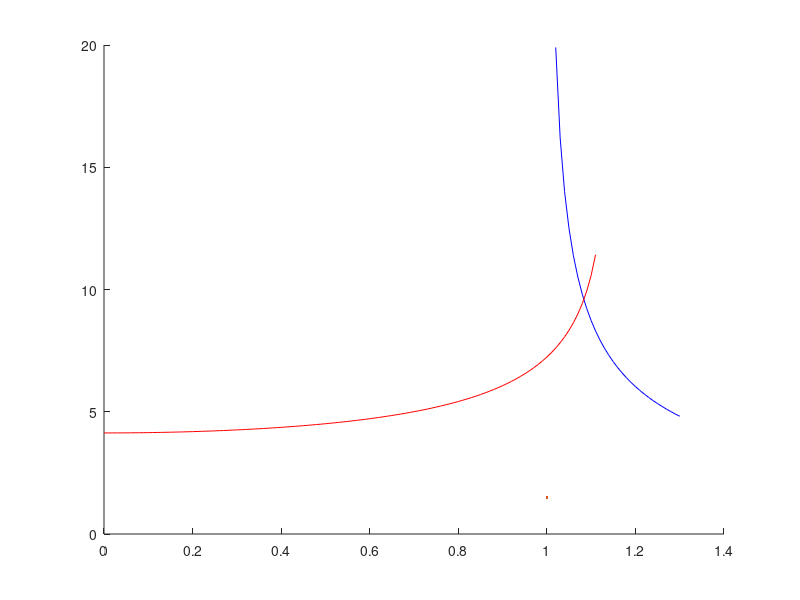

Reproduce this figure in MATLAB. (Note: this script raises an error after producing the figure.)
clear
clc


% wave drag
M_crit = 0.88;
LF_DD = 0.875;
CL_des = 0.54;

M_dd_0 = M_crit + 0.08;
M_dd = M_dd_0 * LF_DD - 0.05 * CL_des;


AR = 8.77;          %aspect ratio
Cla = 6.74;         %lift curve slope of aerofoil
d = 6.34;           %diameter of fuselage
b = 65;             %wing span
S_exp = 440;        %exposed area
S_ref = 482;        %reference area
sweep = 26;         % sweep at max thickness pt.
le_sweep = 30;      %leading edge sweep (degrees)

CLa2 = [];
CLa3 = [];
M_list1 = [];
M_list2 = [];

for M = 0:0.01:1.3

    beta = (1 - M ^ 2) ^ 0.5;
    eta = Cla / (2 * pi); % remove the beta term as Cla has it already
    % if eta > 0.98
    %     eta = 0.98; % correction from Raymer
    % end
    F = 1.07 * (1 + d / b) ^ 2;
    if F * S_exp / S_ref > 1
        S_ref = F * S_exp / 0.98;
    end

    CLa_subsonic3 = 2 * pi * AR * S_exp * F * cosd(le_sweep) / (2 + (4 + (AR * beta / eta)...
        ^ 2 *(1 + (tand(sweep) / beta) ^ 2)) ^ 0.5) / S_ref;
    CLa_supersonic = 4/sqrt(-1+M^2);
    CLa_sonic = 2 * pi * AR * S_exp * F * cosd(le_sweep) / (2 + (4 + (AR * 1e-6 / eta)...
        ^ 2 *(1 + (tand(sweep) / 1e-6) ^ 2)) ^ 0.5) / S_ref;

    if M < 1 / cosd(sweep) && M ~= 1
        CLa3 = [CLa3 CLa_subsonic3];
        M_list1 = [M_list1 M];
    elseif M == 1
        CLa3 = [CLa3 CLa_sonic];
        M_list1 = [M_list1 M];
    end
    if M > 1 / cosd(sweep) - 0.1
        CLa2 = [CLa2, CLa_supersonic];
        M_list2 = [M_list2 M];
    end
end

% plot the results
figure
hold on
plot(M_list2, CLa2,"blue", LineWidth=1.5);
plot(M_list1, CLa3,"red", LineWidth=1.5);
xregion(0.85, 1.2)
xline(0.83, label="Cruise");
xline(0.23, label="Takeoff");
xline(0.27, label="Landing");
ylim([3 10])
xlabel("M");
ylabel("C_{L_α}")
xlim([0 1.3]);
legend("Supersonic","Subsonic","Transonic Regime");
grid on




% drag prediction IN CRUISE

%=========================================================================

% CD0
% for smooth paint, k = 6.34e-6 m - so we are below the cutoff

% fuselage
Re = 434e6;
M = 0.83;
S_ref = 482;
f = 80/6.34; % fineness ratio
Cf_fus = 0.455 / (log10(Re) ^ 2.58 * (1 + 0.144 * M^2) ^ 0.65);
FF_fus = 0.9 + 5 * f ^ -1.5 + f / 400; % form factor
S_wet_fus = 1.38e3;
CD0_fus = S_wet_fus / S_ref * Cf_fus * FF_fus;

% wings
Re = 40.1e6;
M = 0.83;
xc_max = 0.36; % x/c of max. thickness
tc_max = 0.14; % max thickness-to-chord ratio
Cf_w = 0.455 / (log10(Re) ^ 2.58 * (1 + 0.144 * M^2) ^ 0.65);
FF_w = (1 + 0.6/xc_max * tc_max + 100 * (tc_max) ^ 4) * ...
    (1.34 * M ^ 0.18 * cosd(sweep) ^ 0.28); % form factor
S_wet_w = S_exp * 2;
CD0_w = S_wet_w / S_ref * Cf_w * FF_w;

% hstab
Re = 22.8e6;
M = 0.83;
S_h = 51.7;
xc_max = 0.298; % x/c of max. thickness
tc_max = 0.12; % max thickness-to-chord ratio
Cf_h = 0.455 / (log10(Re) ^ 2.58 * (1 + 0.144 * M^2) ^ 0.65);
FF_h = (1 + 0.6/xc_max * tc_max + 100 * (tc_max) ^ 4) * ...
    (1.34 * M ^ 0.18 * cosd(sweep) ^ 0.28); % form factor
S_wet_h = S_h * 2.1;
CD0_h = S_wet_h / S_ref * Cf_h * FF_h;

% vstab
Re = 32.9e6;
M = 0.83;
S_v = 27.7;
xc_max = 0.3; % x/c of max. thickness
tc_max = 0.12; % max thickness-to-chord ratio
Cf_v = 0.455 / (log10(Re) ^ 2.58 * (1 + 0.144 * M^2) ^ 0.65);
FF_v = (1 + 0.6/xc_max * tc_max + 100 * (tc_max) ^ 4) * ...
    (1.34 * M ^ 0.18 * cosd(sweep) ^ 0.28); % form factor
S_wet_v = S_v * 2.1;
CD0_v = S_wet_v / S_ref * Cf_v * FF_v;

% nacelles
Re = 35.2e6;
M = 0.83;
f = 4.64; % fineness ratio
Q = 1.3; % nacelle-wing interference
S_wet_nac = 69.5 * 4; % approximate as a cylinder, and there are 4
Cf_nac = 0.455 / (log10(Re) ^ 2.58 * (1 + 0.144 * M^2) ^ 0.65);
FF_nac = 1 + 0.35 / f; % form factor
CD0_nac = S_wet_nac / S_ref * Cf_nac * FF_nac * Q;

% fuselage upsweep
A_fus = 31.6; % cross-sectional area
beta = 7 * pi/180; % upsweep angle (rad)
CD_upsweep = 3.83 * A_fus / S_ref * beta ^ 2.5;

% get clean CD0 (no gear or flaps)
CD0_clean = CD0_fus + CD0_w + CD0_h + CD0_v + CD0_nac + CD_upsweep;

% get CD changes from different configs:
% landing gear
A_uc_front = 13.9; % landing gear area from front - get a better value?
CD_uc = 2.25 * A_uc_front / S_ref;

% flaps
flap_extent = 0.65;
CD_flaps_TO = 0.0023 * flap_extent * 15; % 15deg for takeoff
CD_flaps_land = 0.0024 * flap_extent * 40; % 40deg for landing

% CDi
% we need to finish stability to get all these values i think

CL_cruise = 2.85;
AR_h = 5.88;
e = 0.85; %oswald efficiency factor
K = 1 / (pi * AR * e);
K_h = 1 / (pi * AR_h * e);
eta_h = 0.9; % tailplane efficiency
CL_h = -0.27; % we need stability analysis to get this one
CDi = K * CL_cruise ^ 2 + eta_h * K_h * CL_h ^ 2;

% also get the change in CDi from flaps

kf = 1.4;
delta_CL = 0.139 * 2.5;

CDi_flaps = kf ^ 2 * delta_CL ^ 2 + cosd(sweep); % idk what k_f is so we can sort this out later

%=========================================================================

% drag prediction AT TAKEOFF

%=========================================================================

% CD0
% for smooth paint, k = 6.34e-6 m - so we are below the cutoff

% fuselage
Re = 423e6;
M = 0.23;
f = 80/6.34; % fineness ratio
Cf_fus = 0.455 / (log10(Re) ^ 2.58 * (1 + 0.144 * M^2) ^ 0.65);
FF_fus = 0.9 + 5 * f ^ -1.5 + f / 400; % form factor
S_wet_fus = 1.38e3;
CD0_fus_TO = S_wet_fus / S_ref * Cf_fus * FF_fus;

% wings
Re = 39.1e6;
M = 0.23;
xc_max = 0.36; % x/c of max. thickness
tc_max = 0.14; % max thickness-to-chord ratio
Cf_w = 0.455 / (log10(Re) ^ 2.58 * (1 + 0.144 * M^2) ^ 0.65);
FF_w = (1 + 0.6/xc_max * tc_max + 100 * (tc_max) ^ 4) * ...
    (1.34 * M ^ 0.18 * cosd(sweep) ^ 0.28); % form factor
S_wet_w = S_exp * 2;
CD0_w_TO = S_wet_w / S_ref * Cf_w * FF_w;

% hstab
Re = 22.2e6;
M = 0.23;
S_h = 51.7;
xc_max = 0.298; % x/c of max. thickness
tc_max = 0.12; % max thickness-to-chord ratio
Cf_h = 0.455 / (log10(Re) ^ 2.58 * (1 + 0.144 * M^2) ^ 0.65);
FF_h = (1 + 0.6/xc_max * tc_max + 100 * (tc_max) ^ 4) * ...
    (1.34 * M ^ 0.18 * cosd(sweep) ^ 0.28); % form factor
S_wet_h = S_h * 2.1;
CD0_h_TO = S_wet_h / S_ref * Cf_h * FF_h;

% vstab
Re = 32e6;
M = 0.23;
S_v = 27.7;
xc_max = 0.3; % x/c of max. thickness
tc_max = 0.12; % max thickness-to-chord ratio
Cf_v = 0.455 / (log10(Re) ^ 2.58 * (1 + 0.144 * M^2) ^ 0.65);
FF_v = (1 + 0.6/xc_max * tc_max + 100 * (tc_max) ^ 4) * ...
    (1.34 * M ^ 0.18 * cosd(sweep) ^ 0.28); % form factor
S_wet_v = S_v * 2.1;
CD0_v_TO = S_wet_v / S_ref * Cf_v * FF_v;

% nacelles
Re = 34.3e6;
M = 0.23;
f = 4.64; % fineness ratio
Q = 1.3; % nacelle-wing interference
S_wet_nac = 69.5 * 4; % approximate as a cylinder, and there are 4
Cf_nac = 0.455 / (log10(Re) ^ 2.58 * (1 + 0.144 * M^2) ^ 0.65);
FF_nac = 1 + 0.35 / f; % form factor
CD0_nac_TO = S_wet_nac / S_ref * Cf_nac * FF_nac * Q;

% get takeoff CD0
CD0_TO = CD0_fus_TO + CD0_w_TO + CD0_h_TO + CD0_v_TO + CD0_nac_TO +...
    CD_upsweep + CD_flaps_TO + CD_uc;

%=========================================================================

% drag prediction AT LANDING

%=========================================================================

% CD0
% for smooth paint, k = 6.34e-6 m - so we are below the cutoff

% fuselage
Re = 500e6;
M = 0.27;
f = 80/6.34; % fineness ratio
Cf_fus = 0.455 / (log10(Re) ^ 2.58 * (1 + 0.144 * M^2) ^ 0.65);
FF_fus = 0.9 + 5 * f ^ -1.5 + f / 400; % form factor
S_wet_fus = 1.38e3;
CD0_fus_land = S_wet_fus / S_ref * Cf_fus * FF_fus;

% wings
Re = 46.2e6;
M = 0.27;
xc_max = 0.36; % x/c of max. thickness
tc_max = 0.14; % max thickness-to-chord ratio
Cf_w = 0.455 / (log10(Re) ^ 2.58 * (1 + 0.144 * M^2) ^ 0.65);
FF_w = (1 + 0.6/xc_max * tc_max + 100 * (tc_max) ^ 4) * ...
    (1.34 * M ^ 0.18 * cosd(sweep) ^ 0.28); % form factor
S_wet_w = S_exp * 2;
CD0_w_land = S_wet_w / S_ref * Cf_w * FF_w;

% hstab
Re = 26.2e6;
M = 0.27;
S_h = 51.7;
xc_max = 0.298; % x/c of max. thickness
tc_max = 0.12; % max thickness-to-chord ratio
Cf_h = 0.455 / (log10(Re) ^ 2.58 * (1 + 0.144 * M^2) ^ 0.65);
FF_h = (1 + 0.6/xc_max * tc_max + 100 * (tc_max) ^ 4) * ...
    (1.34 * M ^ 0.18 * cosd(sweep) ^ 0.28); % form factor
S_wet_h = S_h * 2.1;
CD0_h_land = S_wet_h / S_ref * Cf_h * FF_h;

% vstab
Re = 37.8e6;
M = 0.27;
S_v = 27.7;
xc_max = 0.3; % x/c of max. thickness
tc_max = 0.12; % max thickness-to-chord ratio
Cf_v = 0.455 / (log10(Re) ^ 2.58 * (1 + 0.144 * M^2) ^ 0.65);
FF_v = (1 + 0.6/xc_max * tc_max + 100 * (tc_max) ^ 4) * ...
    (1.34 * M ^ 0.18 * cosd(sweep) ^ 0.28); % form factor
S_wet_v = S_v * 2.1;
CD0_v_land = S_wet_v / S_ref * Cf_v * FF_v;

% nacelles
Re = 40.5e6;
M = 0.27;
f = 4.64; % fineness ratio
Q = 1.3; % nacelle-wing interference
S_wet_nac = 69.5 * 4; % approximate as a cylinder, and there are 4
Cf_nac = 0.455 / (log10(Re) ^ 2.58 * (1 + 0.144 * M^2) ^ 0.65);
FF_nac = 1 + 0.35 / f; % form factor
CD0_nac_land = S_wet_nac / S_ref * Cf_nac * FF_nac * Q;

% get takeoff CD0
CD0_land = CD0_fus_land + CD0_w_land + CD0_h_land + CD0_v_land +...
    CD0_nac_land + CD_upsweep + CD_flaps_land + CD_uc;



%IMPORTANT VALUES!!!!!
% CLa = 5.581 for cruise
% CLa = 4.233 for landing
% CLa = 4.205 for takeoff
% CD0 clean = 0.0161
% CD0 takeoff = 0.1026
% CD0 landing = 0.1424
